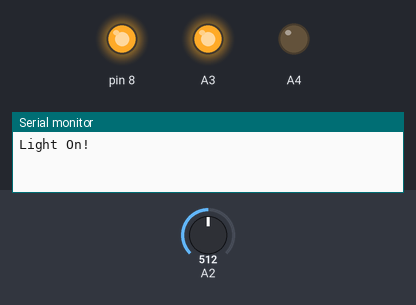
Bench run of a sketch on a simulated Arduino Uno, built with avr-gcc and run on an emulated ATmega328P. Parts: output pins drawn as LEDs (lit = HIGH), the last lines printed to the serial monitor. The test bench sets the inputs (shaded band); at power-on: A2 = 512.

Above: at 1.2 s.
1.3 s: A2 set to 13
2.8 s: A2 set to 10
4.3 s: A2 set to 493
5.8 s: A2 set to 525
7.3 s: A2 set to 0
At 8.5 s:
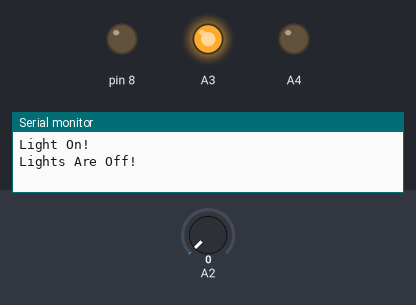
8.8 s: A2 set to 510
At 9.7 s:
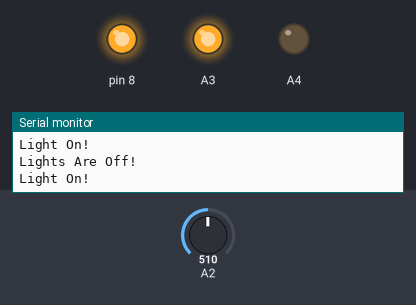
Timing chart, 0 to 11.3 s (numbered marks = the images above; inputs shaded):
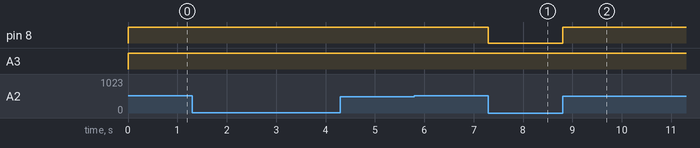

Measured:
- after the input at 1.3 s, every drawn part: stays the same
- after the input at 2.8 s, every drawn part: stays the same
- after the input at 4.3 s, every drawn part: stays the same
- after the input at 5.8 s, every drawn part: stays the same
- after the input at 7.3 s, pin 8: HIGH → LOW at once
- after the input at 8.8 s, pin 8: LOW → HIGH at once

The sketch:

lughtuplightoff.ino
```cpp
void setup() {
  // put your setup code here, to run once:
  Serial.println("Welcome to Arduino!");
  pinMode(A3,OUTPUT);
  pinMode(A4,OUTPUT);
  pinMode(8, OUTPUT);
  Serial.begin(9600);
}
int light;
int lf = 0;
boolean lit = 0;
void loop() {
  // put your main code here, to run repeatedly:
  digitalWrite(A3, HIGH);
  digitalWrite(A4, LOW);
  light = analogRead(A2);
  if (light-lf>500||lf-light>500) {
     lit = !lit;
     if (lit==1) {
      Serial.println("Light On!");
     } else {
      Serial.println("Lights Are Off!");
     }
  } else {
    lit = lit;
  }
  lf = light;
  digitalWrite(8, lit);
}
```
